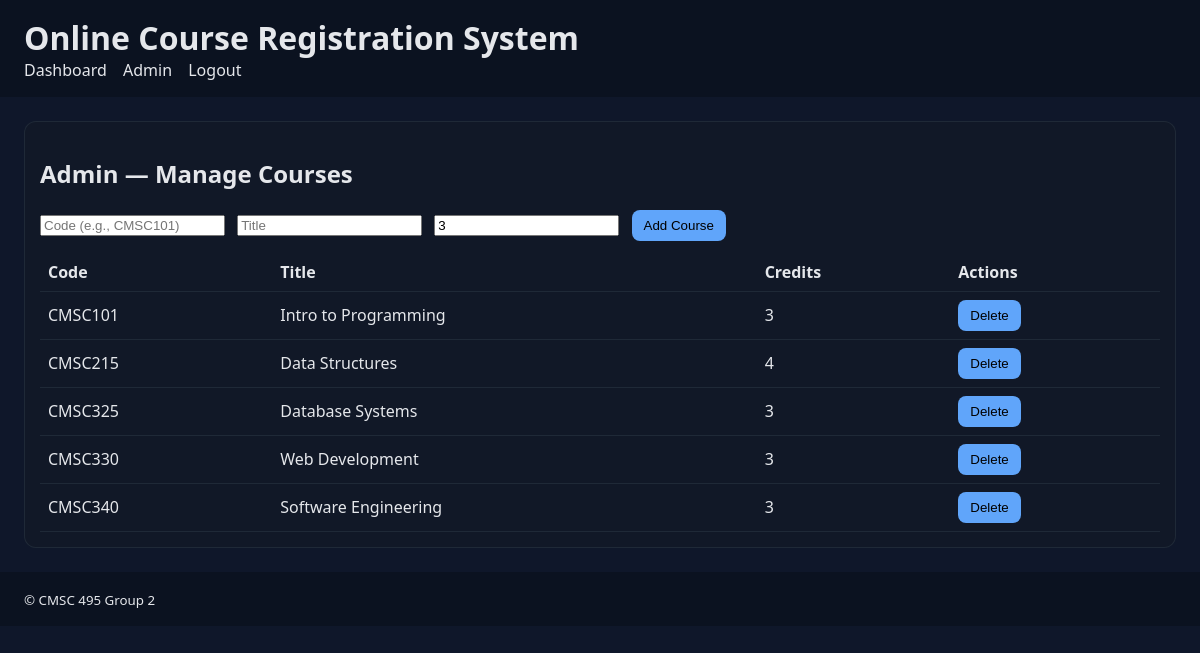
Page /admin/courses (signed in) on the committed database.
### tables this page shows
CREATE TABLE courses (
        id INTEGER PRIMARY KEY AUTOINCREMENT,
        code TEXT UNIQUE NOT NULL,
        title TEXT NOT NULL,
        credits INTEGER NOT NULL CHECK(credits > 0)
    );

### app.py (the view)
    @app.route('/admin/courses')
    def admin_courses():
        u = current_user()
        if not u or u['role'] != 'admin':
            flash("Unauthorized.", "danger")
            return redirect(url_for('dashboard'))
        courses = get_db().execute("SELECT * FROM courses ORDER BY code").fetchall()
        return render_template('admin_courses.html', courses=courses, user=u)

### app.py (called while the page is built)
def get_db():
    if 'db' not in g:
        g.db = sqlite3.connect(DATABASE)
        g.db.row_factory = sqlite3.Row
    return g.db

def init_db():
    db = get_db()
    db.executescript('''
    PRAGMA foreign_keys = ON;
    CREATE TABLE IF NOT EXISTS users (
        id INTEGER PRIMARY KEY AUTOINCREMENT,
        username TEXT UNIQUE NOT NULL,
        password_hash TEXT NOT NULL,
        role TEXT CHECK(role IN ('student','admin')) NOT NULL
    );
    CREATE TABLE IF NOT EXISTS courses (
        id INTEGER PRIMARY KEY AUTOINCREMENT,
        code TEXT UNIQUE NOT NULL,
        title TEXT NOT NULL,
        credits INTEGER NOT NULL CHECK(credits > 0)
    );
    CREATE TABLE IF NOT EXISTS enrollments (
        id INTEGER PRIMARY KEY AUTOINCREMENT,
        user_id INTEGER NOT NULL,
        course_id INTEGER NOT NULL,
        FOREIGN KEY(user_id) REFERENCES users(id) ON DELETE CASCADE,
        FOREIGN KEY(course_id) REFERENCES courses(id) ON DELETE CASCADE,
        UNIQUE(user_id, course_id)
    );
    ''')
    db.commit()

### templates/admin_courses.html
{% extends "base.html" %}
{% block content %}
<section class="card">
  <h2>Admin — Manage Courses</h2>
  <form method="post" action="{{ url_for('add_course') }}" class="inline-form">
    <input name="code" placeholder="Code (e.g., CMSC101)" required>
    <input name="title" placeholder="Title" required>
    <input name="credits" type="number" min="1" value="3" required>
    <button type="submit">Add Course</button>
  </form>
  <table>
    <tr><th>Code</th><th>Title</th><th>Credits</th><th>Actions</th></tr>
    {% for c in courses %}
    <tr>
      <td>{{ c['code'] }}</td><td>{{ c['title'] }}</td><td>{{ c['credits'] }}</td>
      <td>
        <form method="post" action="{{ url_for('delete_course', course_id=c['id']) }}"><button>Delete</button></form>
      </td>
    </tr>
    {% endfor %}
  </table>
</section>
{% endblock %}

### static/style.css (style rules this page uses)
body { margin:0;font-family:system-ui,Segoe UI,Roboto,Arial;background:#0f172a;color:#e5e7eb }
.card { background:#111827;padding:16px;border-radius:12px;box-shadow:inset 0 0 0 1px #1f2937 }
table { width:100%;border-collapse:collapse;margin-top:12px }
th,td { border-bottom:1px solid #1f2937;padding:8px;text-align:left }
button { background:#60a5fa;border:none;padding:8px 12px;border-radius:8px;cursor:pointer }
.inline-form input { margin-right:8px }

### rows in the picture
courses: code "CMSC101", title "Intro to Programming", credits "3"
courses: code "CMSC215", title "Data Structures", credits "4"
courses: code "CMSC325", title "Database Systems", credits "3"
courses: code "CMSC330", title "Web Development", credits "3"
courses: code "CMSC340", title "Software Engineering", credits "3"
